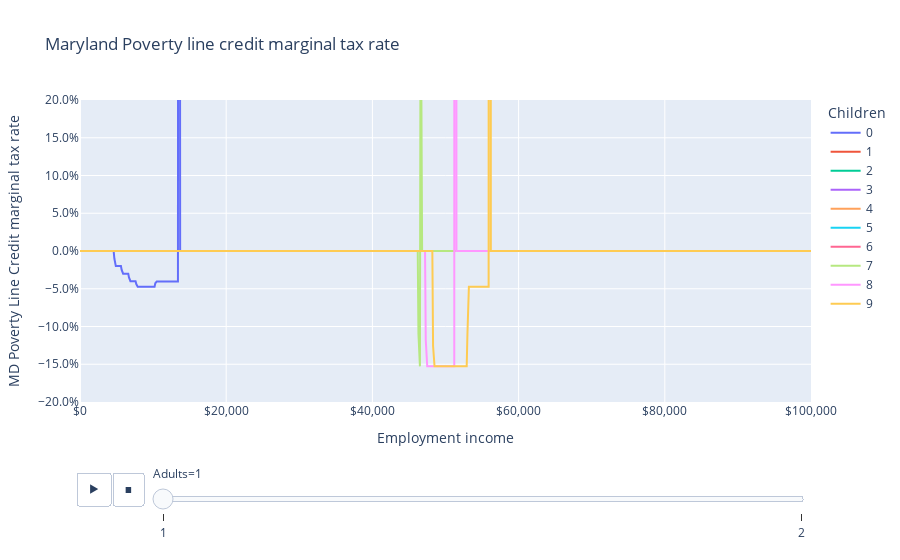

The notebook cell this image was saved under:
### Markdown cell above
Maryland's Poverty Line Credit creates marginal tax rates as low as -15.3%, and then infinite marginal tax rates at its ineligibility cliff (100% of the poverty line).

### Code cell
fig = px.line(
    df,
    "employment_income",
    "plc_mtr",
    color="children",
    animation_frame="adults",
    labels=LABELS,
    title="Maryland Poverty line credit marginal tax rate",
)
fig.update_layout(
    xaxis_tickformat="$,", yaxis_tickformat=".1%", yaxis_range=[-0.2, 0.2]
)
fig.show()

### Figure 1 — Plotly figure (JSON) as saved in the notebook; plotly's stock layout.template omitted (floating-point values rounded to 4 significant figures; data arrays with more than 128 entries replaced by an {"elided": "..."} marker saying what was removed)
{"data": [{"hovertemplate": "Children=0<br>Adults=1<br>Employment income=%{x}<br>MD Poverty Line Credit marginal tax rate=%{y}<extra></extra>", "legendgroup": "0", "line": {"color": "#636efa", "dash": "solid"}, "marker": {"symbol": "circle"}, "mode": "lines", "name": "0", "orientation": "v", "showlegend": true, "type": "scatter", "x": {"elided": "1001 int values"}, "xaxis": "x", "y": {"elided": "1001 float values"}, "yaxis": "y"}, {"hovertemplate": "Children=1<br>Adults=1<br>Employment income=%{x}<br>MD Poverty Line Credit marginal tax rate=%{y}<extra></extra>", "legendgroup": "1", "line": {"color": "#EF553B", "dash": "solid"}, "marker": {"symbol": "circle"}, "mode": "lines", "name": "1", "orientation": "v", "showlegend": true, "type": "scatter", "x": {"elided": "1001 int values"}, "xaxis": "x", "y": {"elided": "1001 int values"}, "yaxis": "y"}, {"hovertemplate": "Children=2<br>Adults=1<br>Employment income=%{x}<br>MD Poverty Line Credit marginal tax rate=%{y}<extra></extra>", "legendgroup": "2", "line": {"color": "#00cc96", "dash": "solid"}, "marker": {"symbol": "circle"}, "mode": "lines", "name": "2", "orientation": "v", "showlegend": true, "type": "scatter", "x": {"elided": "1001 int values"}, "xaxis": "x", "y": {"elided": "1001 int values"}, "yaxis": "y"}, {"hovertemplate": "Children=3<br>Adults=1<br>Employment income=%{x}<br>MD Poverty Line Credit marginal tax rate=%{y}<extra></extra>", "legendgroup": "3", "line": {"color": "#ab63fa", "dash": "solid"}, "marker": {"symbol": "circle"}, "mode": "lines", "name": "3", "orientation": "v", "showlegend": true, "type": "scatter", "x": {"elided": "1001 int values"}, "xaxis": "x", "y": {"elided": "1001 int values"}, "yaxis": "y"}, {"hovertemplate": "Children=4<br>Adults=1<br>Employment income=%{x}<br>MD Poverty Line Credit marginal tax rate=%{y}<extra></extra>", "legendgroup": "4", "line": {"color": "#FFA15A", "dash": "solid"}, "marker": {"symbol": "circle"}, "mode": "lines", "name": "4", "orientation": "v", "showlegend": true, "type": "scatter", "x": {"elided": "1001 int values"}, "xaxis": "x", "y": {"elided": "1001 int values"}, "yaxis": "y"}, {"hovertemplate": "Children=5<br>Adults=1<br>Employment income=%{x}<br>MD Poverty Line Credit marginal tax rate=%{y}<extra></extra>", "legendgroup": "5", "line": {"color": "#19d3f3", "dash": "solid"}, "marker": {"symbol": "circle"}, "mode": "lines", "name": "5", "orientation": "v", "showlegend": true, "type": "scatter", "x": {"elided": "1001 int values"}, "xaxis": "x", "y": {"elided": "1001 int values"}, "yaxis": "y"}, {"hovertemplate": "Children=6<br>Adults=1<br>Employment income=%{x}<br>MD Poverty Line Credit marginal tax rate=%{y}<extra></extra>", "legendgroup": "6", "line": {"color": "#FF6692", "dash": "solid"}, "marker": {"symbol": "circle"}, "mode": "lines", "name": "6", "orientation": "v", "showlegend": true, "type": "scatter", "x": {"elided": "1001 int values"}, "xaxis": "x", "y": {"elided": "1001 int values"}, "yaxis": "y"}, {"hovertemplate": "Children=7<br>Adults=1<br>Employment income=%{x}<br>MD Poverty Line Credit marginal tax rate=%{y}<extra></extra>", "legendgroup": "7", "line": {"color": "#B6E880", "dash": "solid"}, "marker": {"symbol": "circle"}, "mode": "lines", "name": "7", "orientation": "v", "showlegend": true, "type": "scatter", "x": {"elided": "1001 int values"}, "xaxis": "x", "y": {"elided": "1001 float values"}, "yaxis": "y"}, {"hovertemplate": "Children=8<br>Adults=1<br>Employment income=%{x}<br>MD Poverty Line Credit marginal tax rate=%{y}<extra></extra>", "legendgroup": "8", "line": {"color": "#FF97FF", "dash": "solid"}, "marker": {"symbol": "circle"}, "mode": "lines", "name": "8", "orientation": "v", "showlegend": true, "type": "scatter", "x": {"elided": "1001 int values"}, "xaxis": "x", "y": {"elided": "1001 float values"}, "yaxis": "y"}, {"hovertemplate": "Children=9<br>Adults=1<br>Employment income=%{x}<br>MD Poverty Line Credit marginal tax rate=%{y}<extra></extra>", "legendgroup": "9", "line": {"color": "#FECB52", "dash": "solid"}, "marker": {"symbol": "circle"}, "mode": "lines", "name": "9", "orientation": "v", "showlegend": true, "type": "scatter", "x": {"elided": "1001 int values"}, "xaxis": "x", "y": {"elided": "1001 float values"}, "yaxis": "y"}], "layout": {"legend": {"title": {"text": "Children"}, "tracegroupgap": 0}, "sliders": [{"active": 0, "currentvalue": {"prefix": "Adults="}, "len": 0.9, "pad": {"b": 10, "t": 60}, "steps": [{"args": [["1"], {"frame": {"duration": 0, "redraw": false}, "fromcurrent": true, "mode": "immediate", "transition": {"duration": 0, "easing": "linear"}}], "label": "1", "method": "animate"}, {"args": [["2"], {"frame": {"duration": 0, "redraw": false}, "fromcurrent": true, "mode": "immediate", "transition": {"duration": 0, "easing": "linear"}}], "label": "2", "method": "animate"}], "x": 0.1, "xanchor": "left", "y": 0, "yanchor": "top"}], "title": {"text": "Maryland Poverty line credit marginal tax rate"}, "updatemenus": [{"buttons": [{"args": [null, {"frame": {"duration": 500, "redraw": false}, "fromcurrent": true, "mode": "immediate", "transition": {"duration": 500, "easing": "linear"}}], "label": "&#9654;", "method": "animate"}, {"args": [[null], {"frame": {"duration": 0, "redraw": false}, "fromcurrent": true, "mode": "immediate", "transition": {"duration": 0, "easing": "linear"}}], "label": "&#9724;", "method": "animate"}], "direction": "left", "pad": {"r": 10, "t": 70}, "showactive": false, "type": "buttons", "x": 0.1, "xanchor": "right", "y": 0, "yanchor": "top"}], "xaxis": {"anchor": "y", "domain": [0, 1], "tickformat": "$,", "title": {"text": "Employment income"}}, "yaxis": {"anchor": "x", "domain": [0, 1], "range": [-0.2, 0.2], "tickformat": ".1%", "title": {"text": "MD Poverty Line Credit marginal tax rate"}}}}
